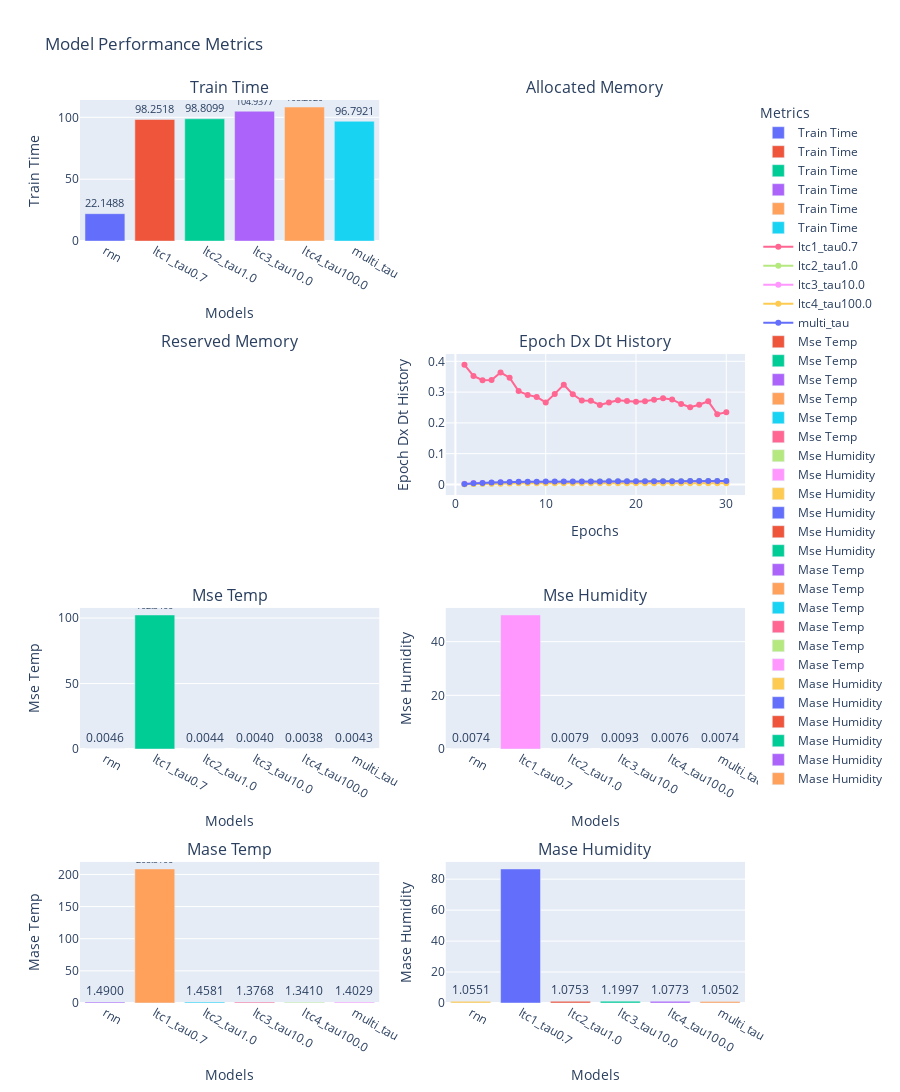

Notebook code for this chart:
### Code cell
visualize_model_results(results_dict)

### Figure 1 — Plotly figure (JSON) as saved in the notebook; plotly's stock layout.template omitted (floating-point values rounded to 4 significant figures)
{"data": [{"name": "Train Time", "text": ["22.1488"], "textposition": "outside", "texttemplate": "%{text}", "type": "bar", "x": ["rnn"], "xaxis": "x", "y": [22.15], "yaxis": "y"}, {"name": "Train Time", "text": ["98.2518"], "textposition": "outside", "texttemplate": "%{text}", "type": "bar", "x": ["ltc1_tau0.7"], "xaxis": "x", "y": [98.25], "yaxis": "y"}, {"name": "Train Time", "text": ["98.8099"], "textposition": "outside", "texttemplate": "%{text}", "type": "bar", "x": ["ltc2_tau1.0"], "xaxis": "x", "y": [98.81], "yaxis": "y"}, {"name": "Train Time", "text": ["104.9377"], "textposition": "outside", "texttemplate": "%{text}", "type": "bar", "x": ["ltc3_tau10.0"], "xaxis": "x", "y": [104.9], "yaxis": "y"}, {"name": "Train Time", "text": ["108.2920"], "textposition": "outside", "texttemplate": "%{text}", "type": "bar", "x": ["ltc4_tau100.0"], "xaxis": "x", "y": [108.3], "yaxis": "y"}, {"name": "Train Time", "text": ["96.7921"], "textposition": "outside", "texttemplate": "%{text}", "type": "bar", "x": ["multi_tau"], "xaxis": "x", "y": [96.79], "yaxis": "y"}, {"mode": "lines+markers", "name": "ltc1_tau0.7", "text": ["0.388725", "0.352269", "0.338802", "0.339183", "0.363390", "0.346559", "0.303190", "0.290843", "0.284349", "0.266540", "0.294161", "0.323686", "0.292918", "0.272497", "0.271876", "0.258291", "0.265938", "0.273437", "0.270949", "0.268690", "0.270100", "0.274801", "0.280332", "0.276010", "0.261182", "0.250676", "0.258782", "0.270007", "0.228198", "0.234730"], "textposition": "top center", "type": "scatter", "x": [1, 2, 3, 4, 5, 6, 7, 8, 9, 10, 11, 12, 13, 14, 15, 16, 17, 18, 19, 20, 21, 22, 23, 24, 25, 26, 27, 28, 29, 30], "xaxis": "x4", "y": [0.3887, 0.3523, 0.3388, 0.3392, 0.3634, 0.3466, 0.3032, 0.2908, 0.2843, 0.2665, 0.2942, 0.3237, 0.2929, 0.2725, 0.2719, 0.2583, 0.2659, 0.2734, 0.2709, 0.2687, 0.2701, 0.2748, 0.2803, 0.276, 0.2612, 0.2507, 0.2588, 0.27, 0.2282, 0.2347], "yaxis": "y4"}, {"mode": "lines+markers", "name": "ltc2_tau1.0", "text": ["0.000561", "0.001724", "0.002429", "0.003195", "0.003656", "0.004281", "0.005169", "0.005996", "0.006602", "0.007096", "0.007465", "0.007929", "0.008184", "0.008532", "0.008830", "0.009195", "0.009361", "0.009408", "0.009678", "0.009882", "0.010040", "0.010219", "0.010389", "0.010552", "0.010674", "0.010926", "0.011067", "0.011183", "0.011340", "0.011549"], "textposition": "top center", "type": "scatter", "x": [1, 2, 3, 4, 5, 6, 7, 8, 9, 10, 11, 12, 13, 14, 15, 16, 17, 18, 19, 20, 21, 22, 23, 24, 25, 26, 27, 28, 29, 30], "xaxis": "x4", "y": [0.0005605, 0.001724, 0.002429, 0.003195, 0.003656, 0.004281, 0.005169, 0.005996, 0.006602, 0.007096, 0.007465, 0.007929, 0.008184, 0.008532, 0.00883, 0.009195, 0.009361, 0.009408, 0.009678, 0.009882, 0.01004, 0.01022, 0.01039, 0.01055, 0.01067, 0.01093, 0.01107, 0.01118, 0.01134, 0.01155], "yaxis": "y4"}, {"mode": "lines+markers", "name": "ltc3_tau10.0", "text": ["0.002144", "0.004430", "0.004690", "0.005007", "0.005879", "0.006364", "0.006451", "0.006543", "0.006628", "0.006714", "0.006726", "0.006789", "0.006807", "0.006818", "0.006819", "0.006863", "0.006885", "0.006879", "0.006893", "0.006909", "0.006909", "0.006932", "0.006946", "0.006959", "0.007001", "0.007020", "0.007031", "0.007071", "0.007048", "0.007083"], "textposition": "top center", "type": "scatter", "x": [1, 2, 3, 4, 5, 6, 7, 8, 9, 10, 11, 12, 13, 14, 15, 16, 17, 18, 19, 20, 21, 22, 23, 24, 25, 26, 27, 28, 29, 30], "xaxis": "x4", "y": [0.002144, 0.00443, 0.00469, 0.005007, 0.005879, 0.006364, 0.006451, 0.006543, 0.006628, 0.006714, 0.006726, 0.006789, 0.006807, 0.006818, 0.006819, 0.006863, 0.006885, 0.006879, 0.006893, 0.006909, 0.006909, 0.006932, 0.006946, 0.006959, 0.007001, 0.00702, 0.007031, 0.007071, 0.007048, 0.007083], "yaxis": "y4"}, {"mode": "lines+markers", "name": "ltc4_tau100.0", "text": ["0.000733", "0.001569", "0.002225", "0.002321", "0.002524", "0.002958", "0.003544", "0.003656", "0.003703", "0.003699", "0.003723", "0.003725", "0.003743", "0.003745", "0.003754", "0.003739", "0.003755", "0.003765", "0.003764", "0.003767", "0.003784", "0.003762", "0.003771", "0.003790", "0.003788", "0.003829", "0.003819", "0.003857", "0.003853", "0.003881"], "textposition": "top center", "type": "scatter", "x": [1, 2, 3, 4, 5, 6, 7, 8, 9, 10, 11, 12, 13, 14, 15, 16, 17, 18, 19, 20, 21, 22, 23, 24, 25, 26, 27, 28, 29, 30], "xaxis": "x4", "y": [0.0007328, 0.001569, 0.002225, 0.002321, 0.002524, 0.002958, 0.003544, 0.003656, 0.003703, 0.003699, 0.003723, 0.003725, 0.003743, 0.003745, 0.003754, 0.003739, 0.003755, 0.003765, 0.003764, 0.003767, 0.003784, 0.003762, 0.003771, 0.00379, 0.003788, 0.003829, 0.003819, 0.003857, 0.003853, 0.003881], "yaxis": "y4"}, {"mode": "lines+markers", "name": "multi_tau", "text": ["0.001156", "0.004030", "0.004518", "0.006316", "0.007410", "0.007832", "0.008326", "0.008652", "0.009011", "0.009165", "0.009290", "0.009445", "0.009568", "0.009677", "0.009810", "0.009905", "0.010031", "0.010123", "0.010243", "0.010336", "0.010417", "0.010505", "0.010505", "0.010650", "0.010658", "0.010779", "0.010820", "0.010793", "0.010917", "0.010906"], "textposition": "top center", "type": "scatter", "x": [1, 2, 3, 4, 5, 6, 7, 8, 9, 10, 11, 12, 13, 14, 15, 16, 17, 18, 19, 20, 21, 22, 23, 24, 25, 26, 27, 28, 29, 30], "xaxis": "x4", "y": [0.001156, 0.00403, 0.004518, 0.006316, 0.00741, 0.007832, 0.008326, 0.008652, 0.009011, 0.009165, 0.00929, 0.009445, 0.009568, 0.009677, 0.00981, 0.009905, 0.01003, 0.01012, 0.01024, 0.01034, 0.01042, 0.01051, 0.0105, 0.01065, 0.01066, 0.01078, 0.01082, 0.01079, 0.01092, 0.01091], "yaxis": "y4"}, {"name": "Mse Temp", "text": ["0.0046"], "textposition": "outside", "texttemplate": "%{text}", "type": "bar", "x": ["rnn"], "xaxis": "x5", "y": [0.004574], "yaxis": "y5"}, {"name": "Mse Temp", "text": ["102.3466"], "textposition": "outside", "texttemplate": "%{text}", "type": "bar", "x": ["ltc1_tau0.7"], "xaxis": "x5", "y": [102.3], "yaxis": "y5"}, {"name": "Mse Temp", "text": ["0.0044"], "textposition": "outside", "texttemplate": "%{text}", "type": "bar", "x": ["ltc2_tau1.0"], "xaxis": "x5", "y": [0.004375], "yaxis": "y5"}, {"name": "Mse Temp", "text": ["0.0040"], "textposition": "outside", "texttemplate": "%{text}", "type": "bar", "x": ["ltc3_tau10.0"], "xaxis": "x5", "y": [0.003972], "yaxis": "y5"}, {"name": "Mse Temp", "text": ["0.0038"], "textposition": "outside", "texttemplate": "%{text}", "type": "bar", "x": ["ltc4_tau100.0"], "xaxis": "x5", "y": [0.003759], "yaxis": "y5"}, {"name": "Mse Temp", "text": ["0.0043"], "textposition": "outside", "texttemplate": "%{text}", "type": "bar", "x": ["multi_tau"], "xaxis": "x5", "y": [0.00431], "yaxis": "y5"}, {"name": "Mse Humidity", "text": ["0.0074"], "textposition": "outside", "texttemplate": "%{text}", "type": "bar", "x": ["rnn"], "xaxis": "x6", "y": [0.007391], "yaxis": "y6"}, {"name": "Mse Humidity", "text": ["49.9274"], "textposition": "outside", "texttemplate": "%{text}", "type": "bar", "x": ["ltc1_tau0.7"], "xaxis": "x6", "y": [49.93], "yaxis": "y6"}, {"name": "Mse Humidity", "text": ["0.0079"], "textposition": "outside", "texttemplate": "%{text}", "type": "bar", "x": ["ltc2_tau1.0"], "xaxis": "x6", "y": [0.00789], "yaxis": "y6"}, {"name": "Mse Humidity", "text": ["0.0093"], "textposition": "outside", "texttemplate": "%{text}", "type": "bar", "x": ["ltc3_tau10.0"], "xaxis": "x6", "y": [0.00933], "yaxis": "y6"}, {"name": "Mse Humidity", "text": ["0.0076"], "textposition": "outside", "texttemplate": "%{text}", "type": "bar", "x": ["ltc4_tau100.0"], "xaxis": "x6", "y": [0.007592], "yaxis": "y6"}, {"name": "Mse Humidity", "text": ["0.0074"], "textposition": "outside", "texttemplate": "%{text}", "type": "bar", "x": ["multi_tau"], "xaxis": "x6", "y": [0.007388], "yaxis": "y6"}, {"name": "Mase Temp", "text": ["1.4900"], "textposition": "outside", "texttemplate": "%{text}", "type": "bar", "x": ["rnn"], "xaxis": "x7", "y": [1.49], "yaxis": "y7"}, {"name": "Mase Temp", "text": ["208.5106"], "textposition": "outside", "texttemplate": "%{text}", "type": "bar", "x": ["ltc1_tau0.7"], "xaxis": "x7", "y": [208.5], "yaxis": "y7"}, {"name": "Mase Temp", "text": ["1.4581"], "textposition": "outside", "texttemplate": "%{text}", "type": "bar", "x": ["ltc2_tau1.0"], "xaxis": "x7", "y": [1.458], "yaxis": "y7"}, {"name": "Mase Temp", "text": ["1.3768"], "textposition": "outside", "texttemplate": "%{text}", "type": "bar", "x": ["ltc3_tau10.0"], "xaxis": "x7", "y": [1.377], "yaxis": "y7"}, {"name": "Mase Temp", "text": ["1.3410"], "textposition": "outside", "texttemplate": "%{text}", "type": "bar", "x": ["ltc4_tau100.0"], "xaxis": "x7", "y": [1.341], "yaxis": "y7"}, {"name": "Mase Temp", "text": ["1.4029"], "textposition": "outside", "texttemplate": "%{text}", "type": "bar", "x": ["multi_tau"], "xaxis": "x7", "y": [1.403], "yaxis": "y7"}, {"name": "Mase Humidity", "text": ["1.0551"], "textposition": "outside", "texttemplate": "%{text}", "type": "bar", "x": ["rnn"], "xaxis": "x8", "y": [1.055], "yaxis": "y8"}, {"name": "Mase Humidity", "text": ["86.6038"], "textposition": "outside", "texttemplate": "%{text}", "type": "bar", "x": ["ltc1_tau0.7"], "xaxis": "x8", "y": [86.6], "yaxis": "y8"}, {"name": "Mase Humidity", "text": ["1.0753"], "textposition": "outside", "texttemplate": "%{text}", "type": "bar", "x": ["ltc2_tau1.0"], "xaxis": "x8", "y": [1.075], "yaxis": "y8"}, {"name": "Mase Humidity", "text": ["1.1997"], "textposition": "outside", "texttemplate": "%{text}", "type": "bar", "x": ["ltc3_tau10.0"], "xaxis": "x8", "y": [1.2], "yaxis": "y8"}, {"name": "Mase Humidity", "text": ["1.0773"], "textposition": "outside", "texttemplate": "%{text}", "type": "bar", "x": ["ltc4_tau100.0"], "xaxis": "x8", "y": [1.077], "yaxis": "y8"}, {"name": "Mase Humidity", "text": ["1.0502"], "textposition": "outside", "texttemplate": "%{text}", "type": "bar", "x": ["multi_tau"], "xaxis": "x8", "y": [1.05], "yaxis": "y8"}], "layout": {"annotations": [{"font": {"size": 16}, "showarrow": false, "text": "Train Time", "x": 0.225, "xanchor": "center", "xref": "paper", "y": 1, "yanchor": "bottom", "yref": "paper"}, {"font": {"size": 16}, "showarrow": false, "text": "Allocated Memory", "x": 0.775, "xanchor": "center", "xref": "paper", "y": 1, "yanchor": "bottom", "yref": "paper"}, {"font": {"size": 16}, "showarrow": false, "text": "Reserved Memory", "x": 0.225, "xanchor": "center", "xref": "paper", "y": 0.7188, "yanchor": "bottom", "yref": "paper"}, {"font": {"size": 16}, "showarrow": false, "text": "Epoch Dx Dt History", "x": 0.775, "xanchor": "center", "xref": "paper", "y": 0.7188, "yanchor": "bottom", "yref": "paper"}, {"font": {"size": 16}, "showarrow": false, "text": "Mse Temp", "x": 0.225, "xanchor": "center", "xref": "paper", "y": 0.4375, "yanchor": "bottom", "yref": "paper"}, {"font": {"size": 16}, "showarrow": false, "text": "Mse Humidity", "x": 0.775, "xanchor": "center", "xref": "paper", "y": 0.4375, "yanchor": "bottom", "yref": "paper"}, {"font": {"size": 16}, "showarrow": false, "text": "Mase Temp", "x": 0.225, "xanchor": "center", "xref": "paper", "y": 0.1562, "yanchor": "bottom", "yref": "paper"}, {"font": {"size": 16}, "showarrow": false, "text": "Mase Humidity", "x": 0.775, "xanchor": "center", "xref": "paper", "y": 0.1562, "yanchor": "bottom", "yref": "paper"}], "height": 1600, "legend": {"title": {"text": "Metrics"}}, "showlegend": true, "title": {"text": "Model Performance Metrics"}, "xaxis": {"anchor": "y", "domain": [0, 0.45], "title": {"text": "Models"}}, "xaxis2": {"anchor": "y2", "domain": [0.55, 1], "title": {"text": "Models"}}, "xaxis3": {"anchor": "y3", "domain": [0, 0.45], "title": {"text": "Models"}}, "xaxis4": {"anchor": "y4", "domain": [0.55, 1], "title": {"text": "Epochs"}}, "xaxis5": {"anchor": "y5", "domain": [0, 0.45], "title": {"text": "Models"}}, "xaxis6": {"anchor": "y6", "domain": [0.55, 1], "title": {"text": "Models"}}, "xaxis7": {"anchor": "y7", "domain": [0, 0.45], "title": {"text": "Models"}}, "xaxis8": {"anchor": "y8", "domain": [0.55, 1], "title": {"text": "Models"}}, "yaxis": {"anchor": "x", "domain": [0.8438, 1], "title": {"text": "Train Time"}}, "yaxis2": {"anchor": "x2", "domain": [0.8438, 1], "title": {"text": "Allocated Memory"}}, "yaxis3": {"anchor": "x3", "domain": [0.5625, 0.7188], "title": {"text": "Reserved Memory"}}, "yaxis4": {"anchor": "x4", "domain": [0.5625, 0.7188], "title": {"text": "Epoch Dx Dt History"}}, "yaxis5": {"anchor": "x5", "domain": [0.2812, 0.4375], "title": {"text": "Mse Temp"}}, "yaxis6": {"anchor": "x6", "domain": [0.2812, 0.4375], "title": {"text": "Mse Humidity"}}, "yaxis7": {"anchor": "x7", "domain": [0, 0.1562], "title": {"text": "Mase Temp"}}, "yaxis8": {"anchor": "x8", "domain": [0, 0.1562], "title": {"text": "Mase Humidity"}}}}
